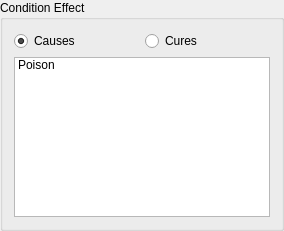
                     <widget class="QGroupBox" name="groupSkillConditionEffect">
                      <property name="title">
                       <string>Condition Effect</string>
                      </property>
                      <layout class="QGridLayout" name="gridLayout_67">
                       <item row="0" column="0">
                        <widget class="QRadioButton" name="radioSkillCausesCondition">
                         <property name="text">
                          <string>Causes</string>
                         </property>
                         <property name="checked">
                          <bool>true</bool>
                         </property>
                        </widget>
                       </item>
                       <item row="0" column="1">
                        <widget class="QRadioButton" name="radioSkillCuresCondition">
                         <property name="text">
                          <string>Cures</string>
                         </property>
                        </widget>
                       </item>
                       <item row="1" column="0" colspan="2">
                        <widget class="QListWidget" name="listSkillConditionEffect">
                         <property name="minimumSize">
                          <size>
                           <width>0</width>
                           <height>160</height>
                          </size>
                         </property>
                         <property name="maximumSize">
                          <size>
                           <width>16777215</width>
                           <height>160</height>
                          </size>
                         </property>
                         <property name="editTriggers">
                          <set>QAbstractItemView::NoEditTriggers</set>
                         </property>
                         <property name="showDropIndicator" stdset="0">
                          <bool>false</bool>
                         </property>
                         <property name="resizeMode">
                          <enum>QListView::Fixed</enum>
                         </property>
                         <item>
                          <property name="text">
                           <string>Poison</string>
                          </property>
                          <property name="checkState">
                           <enum>Unchecked</enum>
                          </property>
                         </item>
                        </widget>
                       </item>
                      </layout>
                     </widget>
